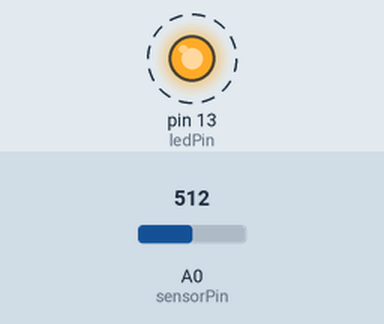
The sketch below on a simulated Arduino Uno, built with avr-gcc and run on an emulated ATmega328P. Parts: output pins drawn as LEDs (lit = HIGH). Dashed ring = blinking. Inputs (shaded band) come from the test bench; at power-on: A0 (sensorPin) = 512. What the sketch prints to the serial monitor is not drawn.

Above: at 0.12 s.
Timing chart, 0 to 3.0 s (numbered marks = the images above):
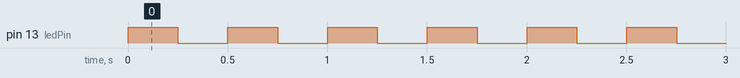

The sketch:

sketch_1761446744132.ino
```cpp
// Arduino Test Code - Blink + Analog Sensor
// ------------------------------------------
// Cocok untuk simulasi dasar atau uji koneksi di Colab

int ledPin = 13;      // LED internal bawaan Arduino
int sensorPin = A0;   // Input sensor analog (misal potensiometer)
int sensorValue = 0;  // Variabel untuk menyimpan pembacaan sensor

void setup() {
  Serial.begin(9600);    // Mulai komunikasi serial
  pinMode(ledPin, OUTPUT);
  Serial.println("Arduino Test Started");
}

void loop() {
  // Baca nilai sensor analog
  sensorValue = analogRead(sensorPin);

  // Tampilkan ke serial
  Serial.print("Sensor Value: ");
  Serial.println(sensorValue);

  // Kedipkan LED
  digitalWrite(ledPin, HIGH);
  delay(250);
  digitalWrite(ledPin, LOW);
  delay(250);
}
```

Measured:
- by itself, pin 13 (ledPin): alternates HIGH for 0.25 s and LOW for 0.25 s
